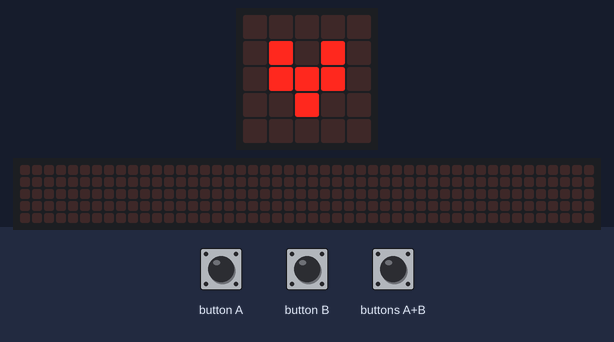
Bench run of a program on a simulated BBC micro:bit (MakeCode). On the bench: the board's 5×5 LED display, a strip that is not on the board, showing the scrolling text unrolled. Inputs (shaded band) come from the test bench. The 48×5 strip is a reading aid, not a part: it shows the text the display is scrolling, unrolled, one strip-width of it at a time.

Above: at 1.7 s.
1.8 s: buttons A+B pressed for 0.15 s
At 2.02 s:
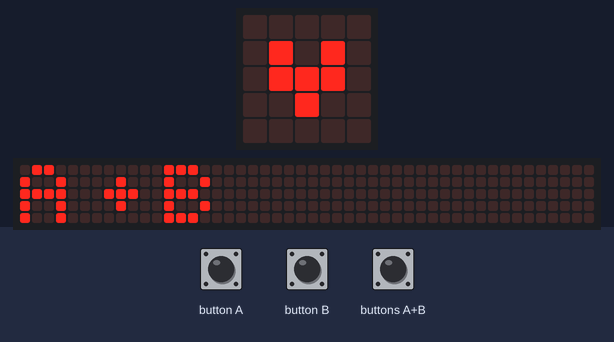
At 2.47 s:
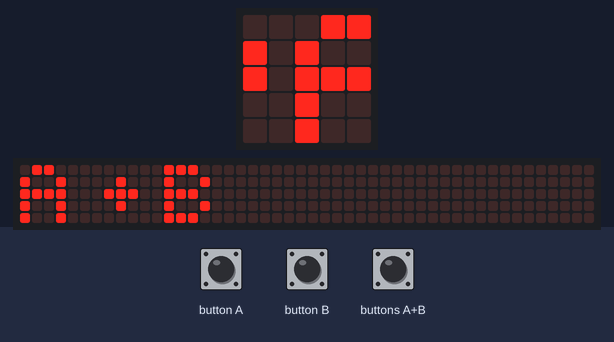
2.5 s: button A pressed for 0.15 s
3.2 s: button B pressed for 0.15 s
3.9 s: buttons A+B pressed for 1 s
At 6.22 s:
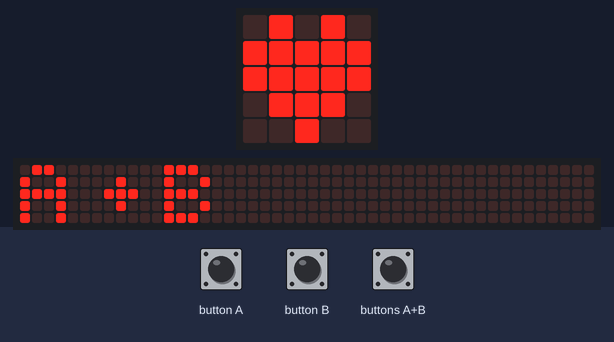
Timing chart, 0 to 7.7 s (numbered marks = the images above; inputs shaded):
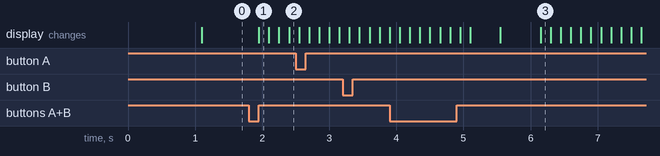

The program:

main.ts
```typescript
input.onButtonPressed(Button.A, function () {
    basic.showString("A")
})
input.onButtonPressed(Button.AB, function () {
    basic.showString("A+B")
})
input.onButtonPressed(Button.B, function () {
    basic.showString("B")
})
basic.forever(function () {
    basic.showIcon(IconNames.Heart)
    basic.pause(500)
    basic.showIcon(IconNames.SmallHeart)
    basic.pause(500)
})
```

test.ts
```typescript
// aquí va el archivo "tests"; esto no se compilará cuando este paquete se utilice como una extensión.
```

Measured:
- after the input at 1.8 s, the display: changes after 0.15 s (image 1)
- after the input at 3.9 s, the display: first differs from a run without the input after 2.3 s (image 3)
